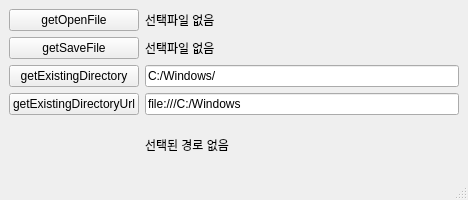
<?xml version="1.0" encoding="UTF-8"?>
<ui version="4.0">
 <class>MainWindow</class>
 <widget class="QMainWindow" name="MainWindow">
  <property name="geometry">
   <rect>
    <x>0</x>
    <y>0</y>
    <width>468</width>
    <height>200</height>
   </rect>
  </property>
  <property name="minimumSize">
   <size>
    <width>0</width>
    <height>200</height>
   </size>
  </property>
  <property name="maximumSize">
   <size>
    <width>16777215</width>
    <height>200</height>
   </size>
  </property>
  <property name="windowTitle">
   <string>MainWindow</string>
  </property>
  <widget class="QWidget" name="centralwidget">
   <layout class="QHBoxLayout" name="horizontalLayout">
    <item>
     <layout class="QGridLayout" name="gridLayout">
      <item row="0" column="1">
       <widget class="QLabel" name="lblOpenFileName">
        <property name="text">
         <string>선택파일 없음</string>
        </property>
        <property name="textFormat">
         <enum>Qt::RichText</enum>
        </property>
        <property name="openExternalLinks">
         <bool>true</bool>
        </property>
       </widget>
      </item>
      <item row="0" column="0">
       <widget class="QPushButton" name="btngetOpenFile">
        <property name="text">
         <string>getOpenFile</string>
        </property>
       </widget>
      </item>
      <item row="3" column="0">
       <widget class="QPushButton" name="btnExitDir">
        <property name="text">
         <string>getExistingDirectory</string>
        </property>
       </widget>
      </item>
      <item row="2" column="0">
       <widget class="QPushButton" name="btngetSaveFile">
        <property name="text">
         <string>getSaveFile</string>
        </property>
       </widget>
      </item>
      <item row="2" column="1">
       <widget class="QLabel" name="lblSaveFileName">
        <property name="text">
         <string>선택파일 없음</string>
        </property>
        <property name="textFormat">
         <enum>Qt::RichText</enum>
        </property>
        <property name="openExternalLinks">
         <bool>true</bool>
        </property>
       </widget>
      </item>
      <item row="5" column="1">
       <widget class="QLabel" name="label">
        <property name="text">
         <string>선택된 경로 없음</string>
        </property>
        <property name="textFormat">
         <enum>Qt::RichText</enum>
        </property>
        <property name="openExternalLinks">
         <bool>true</bool>
        </property>
       </widget>
      </item>
      <item row="4" column="1">
       <widget class="QLineEdit" name="linePathUrl">
        <property name="text">
         <string>file:///C:/Windows</string>
        </property>
       </widget>
      </item>
      <item row="4" column="0">
       <widget class="QPushButton" name="btnExitDirUrl">
        <property name="text">
         <string>getExistingDirectoryUrl</string>
        </property>
       </widget>
      </item>
      <item row="3" column="1">
       <widget class="QLineEdit" name="linePath">
        <property name="text">
         <string>C:/Windows/</string>
        </property>
       </widget>
      </item>
     </layout>
    </item>
   </layout>
  </widget>
  <widget class="QMenuBar" name="menubar">
   <property name="geometry">
    <rect>
     <x>0</x>
     <y>0</y>
     <width>468</width>
     <height>20</height>
    </rect>
   </property>
  </widget>
  <widget class="QStatusBar" name="statusbar"/>
 </widget>
 <resources/>
 <connections/>
</ui>
